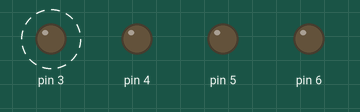
Simulated run of this sketch. Board: Arduino Uno, built with avr-gcc and run on an emulated ATmega328P. On the bench: output pins drawn as LEDs (lit = HIGH). Dashed ring = blinking.

Above: at 0.5 s.
Timing chart, 0 to 4.6 s (numbered marks = the images above):
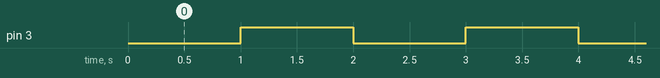

Measured:
- by itself, pin 3: alternates HIGH for 1.0 s and LOW for 1.0 s

The sketch:

exercise3.ino
```cpp
void setup() {
  // put your setup code here, to run once:
pinMode(2,INPUT_PULLUP);
pinMode(3,OUTPUT);
pinMode(4,OUTPUT);
pinMode(5,OUTPUT);
pinMode(6,OUTPUT);

}

void loop() {
  // put your main code here, to run repeatedly:
delay(1000);
digitalWrite(3,HIGH);

delay(1000);

digitalWrite(3,LOW);

}
```
